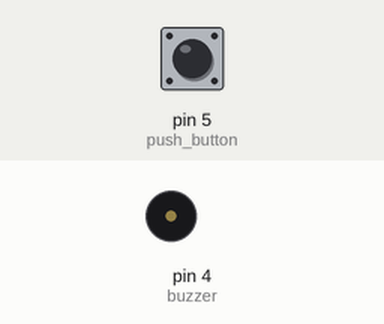
Simulated run of this sketch. Board: Arduino Uno, built with avr-gcc and run on an emulated ATmega328P. On the bench: buzzer (waves = sounding, pin HIGH). The inputs (shaded band) are chosen by the test bench; at power-on: pin 5 (push_button) HIGH.

Above: at 1.2 s.
1.3 s: pin 5 (push_button) pulled LOW for 0.15 s
At 1.37 s:
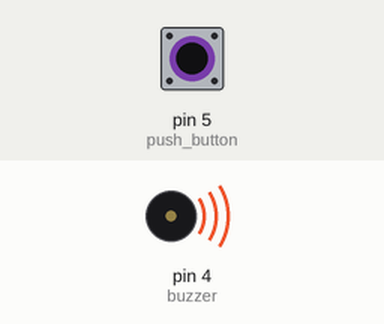
2.9 s: pin 5 (push_button) pulled LOW for 3.2 s
At 6.8 s:
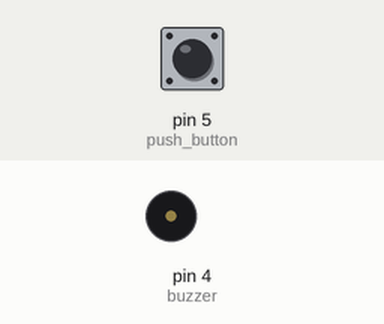
Timing chart, 0 to 8.3 s (numbered marks = the images above; inputs shaded):
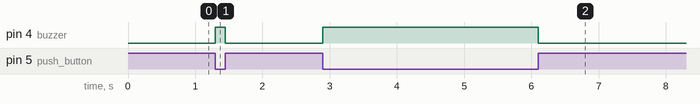

Measured:
- after the input at 1.3 s, pin 4 (buzzer): LOW → HIGH at once, → LOW 0.15 s later
- after the input at 2.9 s, pin 4 (buzzer): LOW → HIGH at once, → LOW 3.2 s later

The sketch:

push_button_buzzer.ino
```cpp
// sound a buzzer when a push button is pressed

int value = 0; // return value from push_button 0 or 1
int push_button = 5; // the pin the button bridged 5v would reflect on
int buzzer = 4;


void setup() {
  // because of the natural nature of the microcontroller internal pullup resistor
  // the pin would be naturally low, which can mess up leds such that it is turning on without pressing a button
  // we are now inverting the code to turn on led with a low signal (research more)
  // this would mean the pin would be default high, we then need the button to bridge a low signal (GND) to activate
  // instead of a high 5v, that's why the button is now connected to gnd and not 5v now
  pinMode(push_button, INPUT_PULLUP);
  pinMode(buzzer, OUTPUT);
}

void loop() {
  value = digitalRead(push_button);

  if (value == LOW) {
    digitalWrite(buzzer, HIGH);
  } else {
    digitalWrite(buzzer, LOW);
  }
}
```
